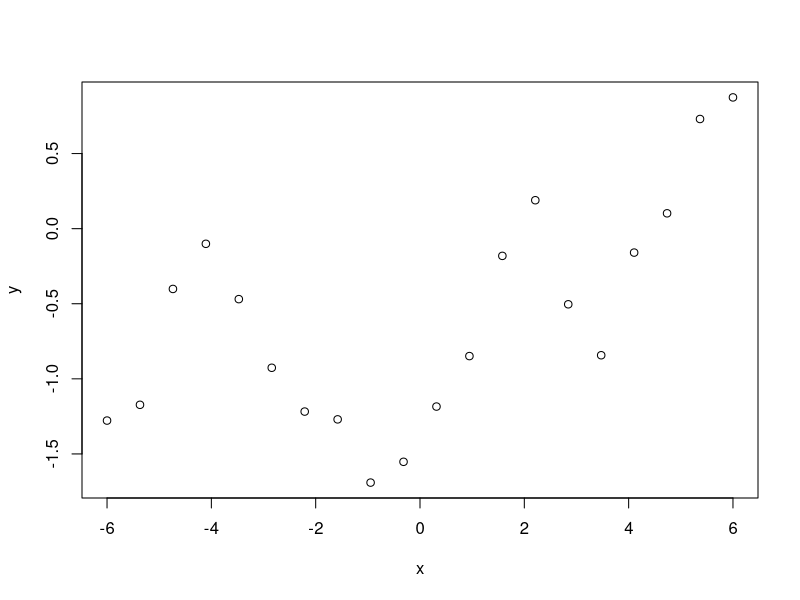

The R script that drew this image: (Note: this script raises an error after producing the figure.)

#####Mean CRPS
m_CRPS <- function(data,mu,sigma){
  stand_term <- (data-mu)/sigma
  crps <- sigma*(stand_term*(2*pnorm(stand_term)-1)+2*dnorm(stand_term)-1/sqrt(pi))
  my_crps <- mean(crps)
  return (my_crps)
}
#####Mean log score
m_Log_score <- function(data,mu,sigma){
  ls=mean(-log(dnorm(data,mu,sigma)))
  return (ls)
}
#####RBF kernel
rbf <- function(X1,X2,l=1,k=1) {  #x1 and x2 can be the same 
  Sigma <- matrix(rep(0, length(X1)*length(X2)), nrow=length(X1))
  for (i in 1:nrow(Sigma)) {
    for (j in 1:ncol(Sigma)) {
      Sigma[i,j] <- k^2*exp(-0.5*((X1[i]-X2[j])/l)^2) #squared exponential function (l=1)
      }
  } 
  return(Sigma)
}
#####cholesky solve linear system
chole_solve <- function(B,A){
  U <- chol(A)
  res <- solve(U,solve(t(U),B))
  return (res)
}

#####creat data
library(MASS)
num_train=20
noise=0.1
x<- seq(-6,6,length.out=num_train)
sigma_cov <- rbf(x,x,l=1,k=1)
noise_term <- matrix(rnorm(num_train)*noise,nrow=num_train)
y <- mvrnorm(1,rep(0,num_train),sigma_cov)+noise_term
dim(y) <- c(num_train,1)
plot(x,y)

#####Using LOOCV-CRPS
cal_m_crps <- function(i,j){
      k_ff <- rbf(x,x,l=i)
      big_k <- k_ff+diag(num_train)*j^2
      k_ii_diag=diag(chole_solve(diag(num_train),big_k))
      dim(k_ii_diag)=c(num_train,1)
      mean_term=y-chole_solve(y,big_k)/k_ii_diag
      cov_term=1/k_ii_diag
      sigma=sqrt(cov_term)
      mean_crps <-m_CRPS(y,mean_term,sigma) 
      return (mean_crps)
        }
#####calculate wrong method from GP
wrong_cal_m_crps <- function(i,j){
  k_ff <- rbf(x,x,l=i)
  inverse_term <- k_ff+diag(num_train)*j^2
  mean_term=k_ff%*%chole_solve(y,inverse_term)
  cov_term=diag(diag(num_train)*j^2+k_ff-k_ff%*%chole_solve(k_ff,inverse_term))
  dim(cov_term)=c(num_train,1)
  sigma=sqrt(cov_term)
  mean_crps <-m_CRPS(y,mean_term,sigma) 
  return (mean_crps)
}


#####USing NLML
cal_NLML <- function(i,j){
  k_ff <- rbf(x,x,l=i)
  inverse_term <- k_ff+diag(num_train)*j^2
  NLML <- 0.5*t(y)%*%chole_solve(y,inverse_term)+0.5*log(det(inverse_term))+num_train/2*log(2*pi)
  return (NLML)
}
#####USing log score
cal_m_logs <- function(i,j){
  k_ff <- rbf(x,x,l=i)
  big_k <- k_ff+diag(num_train)*j^2
  k_ii_diag=diag(chole_solve(diag(num_train),big_k))
  dim(k_ii_diag)=c(num_train,1)
  mean_term=y-chole_solve(y,big_k)/k_ii_diag
  cov_term=1/k_ii_diag+j^2
  sigma=sqrt(cov_term)
  ls=m_Log_score(y,mean_term,sigma)
  return (ls)
}

#####length range
l_range <- seq(0.01,2,length.out = 50)

{
crps_series <- unlist(lapply(l_range,cal_m_crps))

logs_series <- unlist(lapply(l_range,cal_m_logs))

NLML_series <- unlist(lapply(l_range,cal_NLML,j=0.1))


plot(l_range[1:120],(crps_series)[1:120],type='l')
lines(l_range,(crps_series),type='l',lty=2)
lines(l_range,(logs_series),type='l',lty=3)
lines(l_range,(logs_series),type='l',lty=4)


plot(l_range,logs_series,type='l',col='blue')
plot(l_range,NLML_series,type='l',col='Red')
l_range[which.min(crps_series)]
}

noise_range <- seq(0.01,1,length.out = 50)



NLML_res <- sapply(l_range, function(xx) mapply(cal_NLML,xx,noise_range))
ma_NLML <- matrix(NLML_res,nrow=50)
#contour(noise_range,l_range,ma_NLML,nlevels=2000)
axis(1, at = 0.1);axis(2, at = 0.3)
abline(h=1,col='red',lty=2);abline(v=0.1,col='red',lty=2)
title(main='NLML',xlab="Noise s.d", ylab="Length Scale",cex.lab=1.5)


wrong_crps_res <- sapply(l_range, function(xx) mapply(wrong_cal_m_crps,xx,noise_range))
wrong_ma_crps <- matrix(wrong_crps_res,nrow=50)
contour(noise_range,l_range,wrong_ma_crps,nlevels=100)
axis(1, at = 0.1);axis(2, at = 0.3)
abline(h=1,col='red',lty=2);abline(v=0.1,col='red',lty=2)
title(main='Wrong Method Using CRPS', xlab="Noise s.d", ylab="Length Scale",cex.lab=1.5)


crps_res <- sapply(l_range, function(xx) mapply(cal_m_crps,xx,noise_range))
ma_crps <- matrix(crps_res,nrow=50)
contour(noise_range,l_range,ma_crps,nlevels=100)
axis(1, at = 0.1);axis(2, at = 0.3)
abline(h=1,col='red',lty=2);abline(v=0.1,col='red',lty=2)
title(main='CRPS', xlab="Noise s.d", ylab="Length Scale",cex.lab=1.5)



logs_res <- sapply(l_range, function(xx) mapply(cal_m_logs,xx,noise_range))
ma_logs <- matrix(logs_res,nrow=50)
#contour(noise_range,l_range,ma_logs,nlevels=800)
contour(noise_range,l_range,ma_logs,levels = c(seq(-10,0,by=0.1),seq(0, 1, by = 0.1),seq(1, 10, by = 0.1)))
axis(1, at = 0.1);axis(2, at = 0.3)
abline(h=1,col='red',lty=2);abline(v=0.1,col='red',lty=2)
title(main='Log_Score', xlab="Noise s.d", ylab="Length Scale",cex.lab=1.5)







